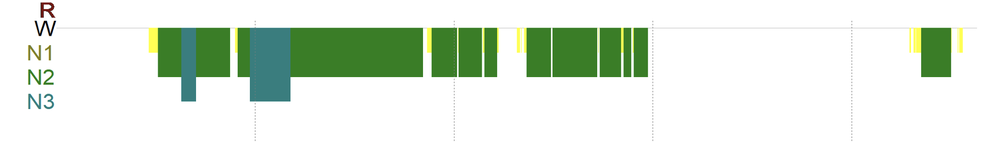
#> input picture sleep_chart_sample.png, 1000 x 142 px, shrunk from 1877 x 267 before the run
$ jupyter execute --allow-errors extract_sleep_stages.ipynb
#> lines starting #> are read from the running program, lines starting #| are printed output that depends on the picture; after the words box and inside, x2 and y2 are one past the last pixel; in counts of white or black regions, pixels touching at a corner belong together
[cell 1]
import argparse
import sys
import os
from PIL import Image
import numpy as np

def extract_sleep_stages_with_rem_above(png_path, grid_spacing_minutes=120, rem_search_height=5):
    """
    Extracts sleep stages from a generated sleep chart image.
    """
#> called with png_path = 'sleep_chart_sample.png', grid_spacing_minutes = 120, rem_search_height = 5

    # Check file existence to avoid vague PIL errors
    if not os.path.exists(png_path):
        raise FileNotFoundError(f"Image file not found: {png_path}")

    color_stage_map = {
        (255, 255, 0): "N1",
        (0, 128, 0): "N2",
        (0, 128, 128): "N3",
    }
    rem_color = (128, 0, 0)
    wake_stage = "Wake"

    try:
        img = Image.open(png_path).convert("RGB")
    except Exception as e:
        raise RuntimeError(f"Failed to open image: {e}")

    img_arr = np.array(img)
    height, width, _ = img_arr.shape
#> height = 142; width = 1000

    # Find gray line y-coord
    gray_mask = np.all(img_arr == [200, 200, 200], axis=2)
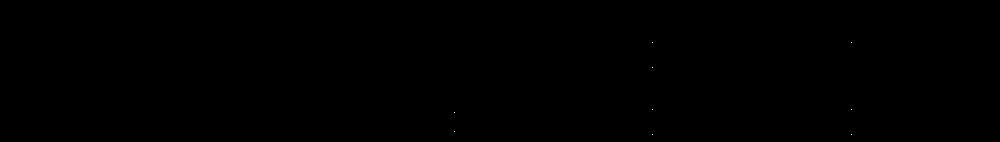
#> gray_mask: shape (142, 1000) bool; 0.01% white in thin lines or dots, all inside (x1, y1, x2, y2) = (454, 42, 852, 135)
    gray_rows = np.where(gray_mask.any(axis=1))[0]
#> gray_rows = [42, 67, 109, 112, 131, 134]
    if len(gray_rows) == 0:
        raise RuntimeError("Gray baseline not found in image")
    base_y = int(np.median(gray_rows))
#> base_y = 110

    # Find leftmost x of gray line (0 min mark)
    gray_cols = np.where(gray_mask[base_y, :])[0]
#> gray_cols = empty array
    if len(gray_cols) == 0:
        raise RuntimeError("No gray pixels found on the scanning line")
    start_x = gray_cols[0]

    # Calculate timeline
    grid_cols = np.where(np.all(img_arr == [128, 128, 128], axis=2).any(axis=0))[0]
    if len(grid_cols) < 2:
        raise RuntimeError("Vertical grid lines not found")

    # Calculate scale
    grid_spacing_pixels = grid_cols[1] - grid_cols[0]
    pixels_per_minute = grid_spacing_minutes / grid_spacing_pixels

    stage_seq = []
    first_stage_found = False

    for x in range(start_x, width):
        stage = wake_stage

        # Scan at/below gray line for N1/N2/N3/Wake
        pixel = tuple(img_arr[base_y, x, :])
        if pixel in color_stage_map:
            stage = color_stage_map[pixel]
            first_stage_found = True
        else:
            # Scan `rem_search_height` pixels above line for REM
            for dy in range(1, rem_search_height + 1):
                y_up = base_y - dy
                if y_up < 0:
                    break
                if tuple(img_arr[y_up, x, :]) == rem_color:
                    stage = "REM"
                    first_stage_found = True
                    break
            else:
                # Skip leading Wake stages until the first sleep/data point is found
                if not first_stage_found:
                    continue
                stage = wake_stage

        minute = int(round((x - start_x) * pixels_per_minute))
        stage_seq.append((minute, stage))

    # Merge consecutive identical stages
    compressed_seq = []
    for m, s in stage_seq:
        if not compressed_seq or compressed_seq[-1][1] != s:
            compressed_seq.append((m, s))

    return compressed_seq

#> (the rest of this cell did not finish here and is left out)
